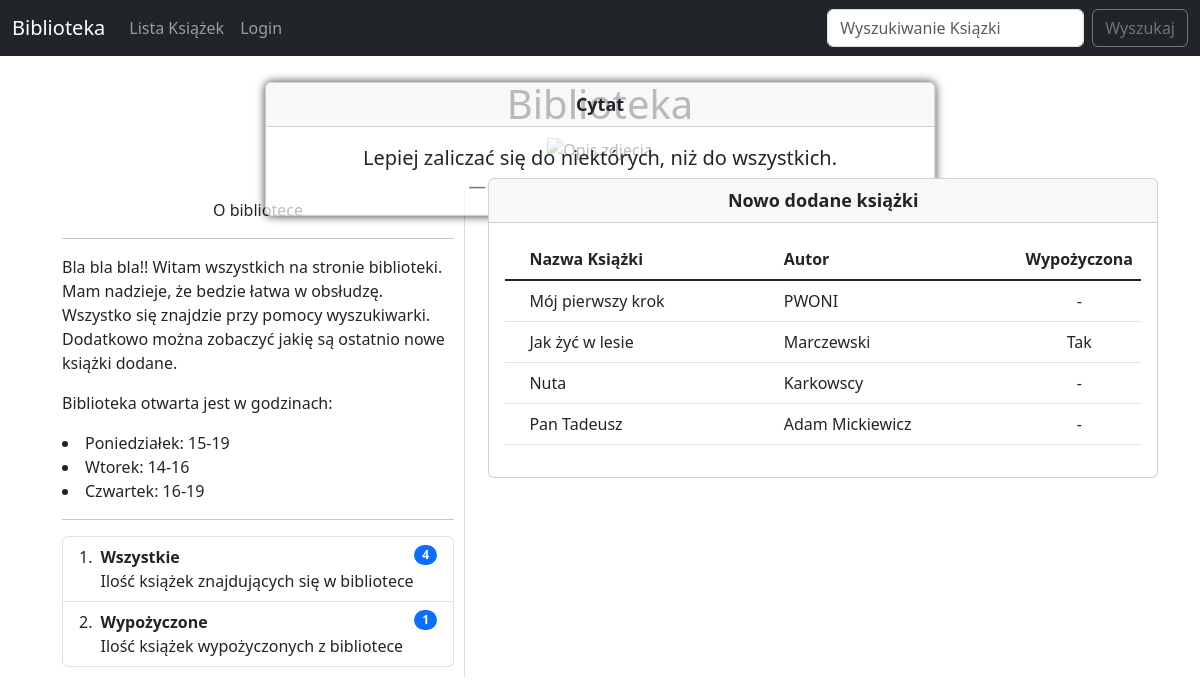
The app's page /, older data.
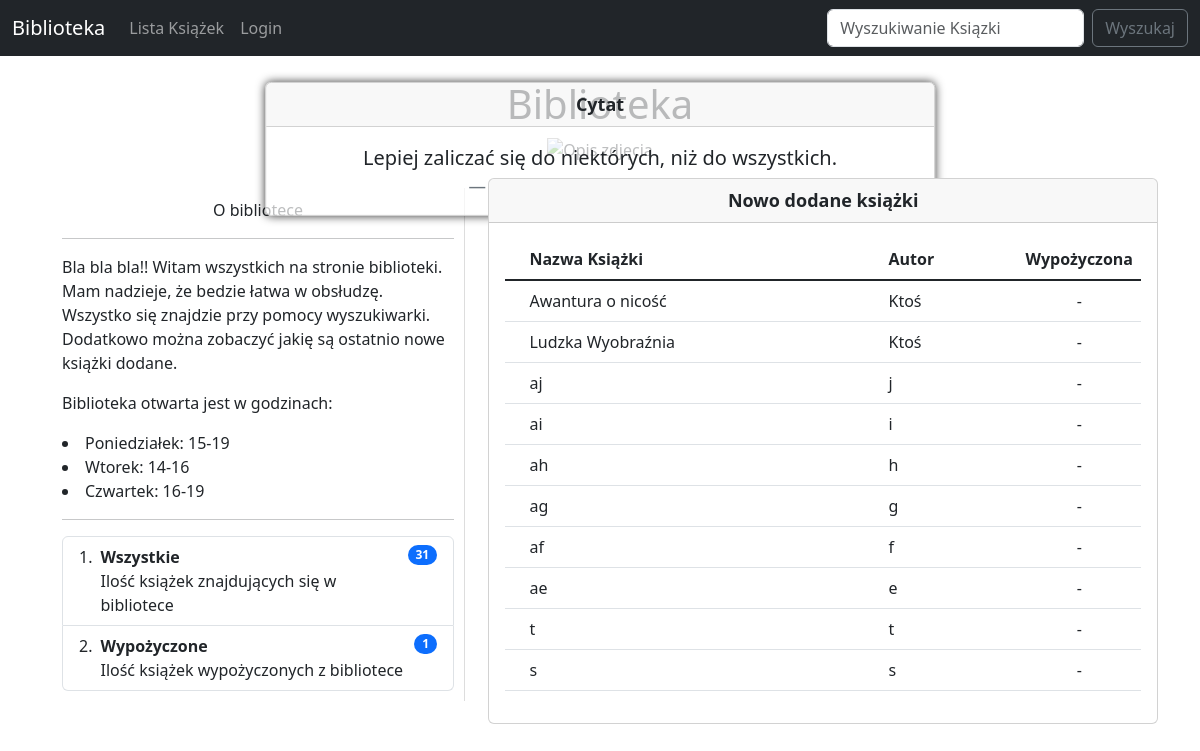
The same page, newer data.
### biblioteka_app/models.py (models this page shows, shortened)
class ListBook(models.Model):
    title = models.CharField(max_length=200)
    author = models.CharField(max_length=100)
    location = models.CharField(max_length=50)
    category = models.ManyToManyField(ListBookCategory)
    borrow_date = models.DateField(null=True, blank=True)
    borrower = models.ForeignKey(ListPeople, on_delete=models.SET_NULL, max_length=100, null=True, blank=True)
    notes = models.TextField(null=True, blank=True)

### biblioteka_app/views.py (the view)
# urls.py: path('', views.home, name='home'),
def home(request):
    recently_added_books = ListBook.objects.order_by('-id')[:10]
    open_hours = OpeningHours.objects.filter(opening_time__isnull=False, closing_time__isnull=False)
    all_books_len = len(ListBook.objects.all())
    borrowed_books_count = ListBook.objects.filter(borrow_date__isnull=False).count()
    image_path = request.session.get('image_path', os.path.join(settings.MEDIA_ROOT, 'librery.jpg'))
    quote = request.session.get('quote', "Lepiej zaliczać się do niektórych, niż do wszystkich.")
    author = request.session.get('author', "Andrzej Sapkowski")
    source_quote = request.session.get('source_quote', "Krew Elfów")
    info_web = request.session.get('info_web', "Bla bla bla!! Witam wszystkich na stronie biblioteki. Mam nadzieje, że bedzie łatwa w obsłudzę. Wszystko się znajdzie przy pomocy wyszukiwarki. Dodatkowo można zobaczyć jakię są ostatnio nowe książki dodane.")
    return render(request, 'home.html',
                {
                    'recently_added_books': recently_added_books,
                    'all_books_len': all_books_len,
                    'borrowed_books_count': borrowed_books_count,
                    'image_path': image_path,
                    'quote': quote,
                    'author': author,
                    'source_quote': source_quote,
                    'info_web': info_web,
                    'open_hours': open_hours,
                })

### biblioteka_app/templates/home.html (shortened to what this page needs)
{% extends 'base.html' %}
{% load static %}
{% block content %}
<head>
</head>
<body>
    <h1 class="text-center">
        Biblioteka
    </h1>
    <figure style="text-align: center; position: relative;">
        <img src="{{ image_path }}" alt="Opis zdjęcia" style="max-width: 100%; width: auto;">
        {% if quote %}
            <figcaption class="card">
                <div class="card-header">
                    <span>Cytat</span>
                </div>
                <div class="card-body">
                    <blockquote class="blockquote mb-0">
                        <p>{{ quote }}</p>
                        <footer class="blockquote-footer">{{ author }} <cite title="Source Title">{{ source_quote }}</cite></footer>
                    </blockquote>
                </div>
            </figcaption>
        {% endif %}
    </figure>
    <div class="card">
        <div class="card-header text-center">
            <span>Nowo dodane książki</span>
        </div>
        <div class="card-body">
            <table class="table tbale-striped">
                <thead>
                    <tr>
                        <th scope="col" width="0.001%"></th>
                        <th scope="col">Nazwa Książki</th>
                        <th scope="col">Autor</th>
                        <th scope="col" width="2%" class="text-center">Wypożyczona</th>
                    </tr>
                </thead>
                <tbody class="table-group-divider">
                    {% for book in recently_added_books %}
                        <tr>
                            <th scope="row"></th>
                            <td>{{ book.title }}</td>
                            <td>{{ book.author }}</td>
                            <td class="text-center">
                                {% if book.borrower or book.borrow_date %}
                                    Tak
                                {% else %}
                                    -
                                {% endif %}
                            </td>
                        </tr>
                    {% endfor %}
                </tbody>
            </table>
        </div>
    </div>
    <div class="info">
        <p class="text-center">
            O bibliotece
            <hr>
        </p>
        <p>
            {{ info_web }}
        </p>
        <p>
            Biblioteka otwarta jest w godzinach:
            <li>Poniedziałek: 15-19</li>
            <li>Wtorek: 14-16</li>
            <li>Czwartek: 16-19</li>
        </p>
        <hr>
        <ol class="list-group list-group-numbered">
            <li class="list-group-item d-flex justify-content-between align-items-start">
                <div class="ms-2 me-auto">
                    <div class="fw-bold">
                        Wszystkie
                    </div>
                    Ilość książek znajdujących się w bibliotece
                </div>
                <span class="badge bg-primary rounded-pill">{{ all_books_len }}</spam>
            </li>
            <li class="list-group-item d-flex justify-content-between align-items-start">
                <div class="ms-2 me-auto">
                    <div class="fw-bold">
                        Wypożyczone
                    </div>
                    Ilość książek wypożyczonych z bibliotece
                </div>
                <span class="badge bg-primary rounded-pill">{{ borrowed_books_count }}</spam>
            </li>
        </ol>
    </div>
</body>
{% endblock  %}

Row changes from the older to the newer data that the page shows:
no longer on this page (row unchanged): ListBook: title "Mój pierwszy krok", author "PWONI"
no longer on this page (row edited): ListBook: title "Jak żyć w lesie", author "Marczewski", shows "Tak"
no longer on this page (row unchanged): ListBook: title "Nuta", author "Karkowscy"
no longer on this page (row edited): ListBook: title "Pan Tadeusz", author "Adam Mickiewicz"
added ListBook: title "Awantura o nicość", author "Ktoś"
added ListBook: title "Ludzka Wyobraźnia", author "Ktoś"
added ListBook: title "aj", author "j"
added ListBook: title "ai", author "i"
added ListBook: title "ah", author "h"
added ListBook: title "ag", author "g"
added ListBook: title "af", author "f"
added ListBook: title "ae", author "e"
added ListBook: title "t", author "t"
added ListBook: title "s", author "s"
Text that changed along with them:
{{ all_books_len }}: "4" → "31"
